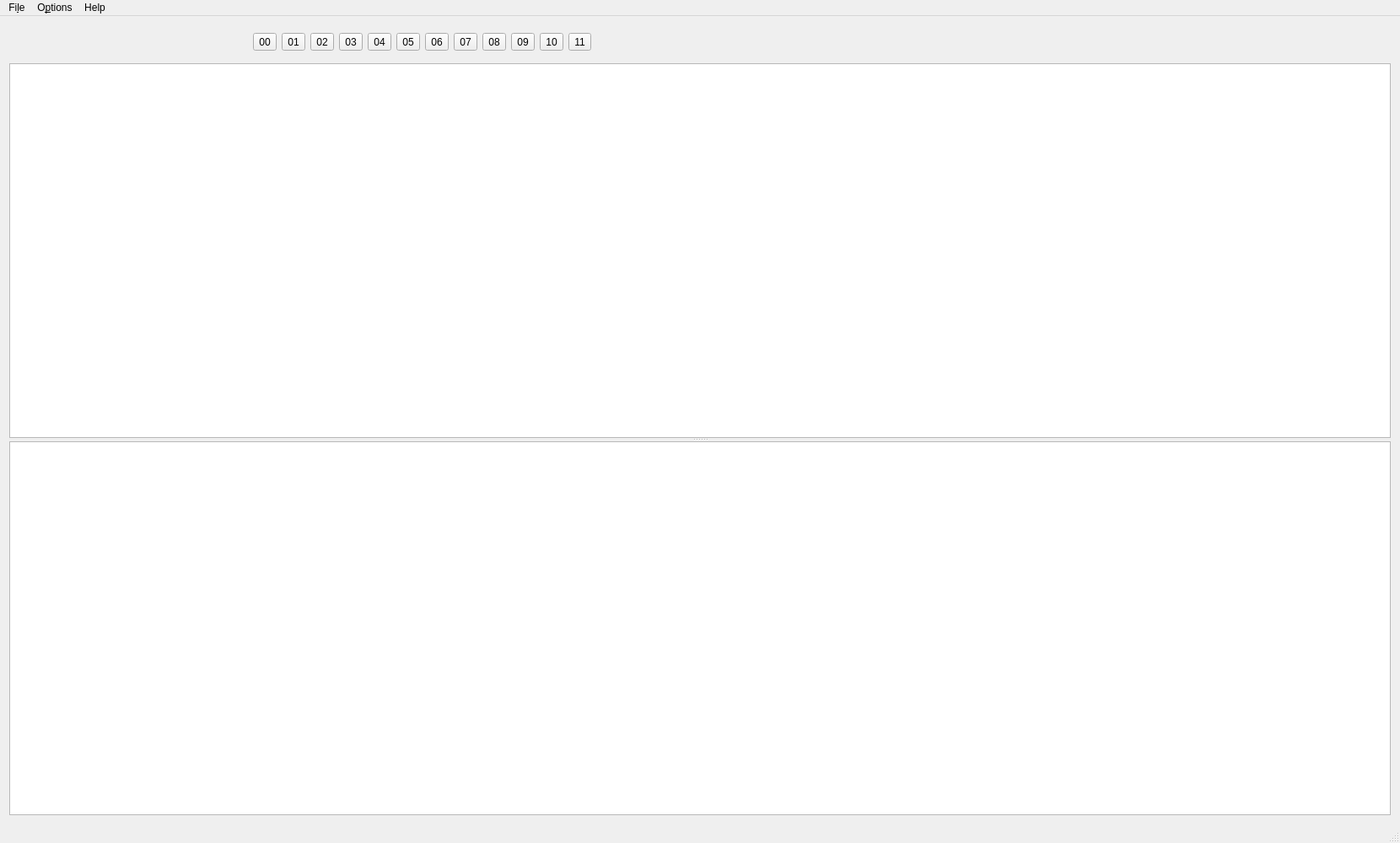
<?xml version="1.0" encoding="UTF-8"?>
<ui version="4.0">
 <class>PCNMainWindow</class>
 <widget class="QMainWindow" name="PCNMainWindow">
  <property name="geometry">
   <rect>
    <x>0</x>
    <y>0</y>
    <width>1660</width>
    <height>999</height>
   </rect>
  </property>
  <property name="windowTitle">
   <string>PC-NAVTEX</string>
  </property>
  <property name="windowIcon">
   <iconset resource="pc-navtex.qrc">
    <normaloff>:/resources/icon32x32/pc-navtex.png</normaloff>:/resources/icon32x32/pc-navtex.png</iconset>
  </property>
  <widget class="QWidget" name="centralWidget">
   <layout class="QVBoxLayout" name="verticalLayout">
    <item>
     <layout class="QHBoxLayout" name="horizontalLayout">
      <item>
       <widget class="QToolButton" name="tbtA">
        <property name="toolTip">
         <string/>
        </property>
        <property name="text">
         <string/>
        </property>
        <property name="icon">
         <iconset resource="pc-navtex.qrc">
          <normaloff>:/resources/icon32x32/TAp.png</normaloff>
          <normalon>:/resources/icon32x32/TAa.png</normalon>:/resources/icon32x32/TAp.png</iconset>
        </property>
        <property name="iconSize">
         <size>
          <width>32</width>
          <height>32</height>
         </size>
        </property>
        <property name="checkable">
         <bool>true</bool>
        </property>
        <property name="autoRaise">
         <bool>true</bool>
        </property>
       </widget>
      </item>
      <item>
       <widget class="QToolButton" name="tbtB">
        <property name="toolTip">
         <string/>
        </property>
        <property name="text">
         <string/>
        </property>
        <property name="icon">
         <iconset resource="pc-navtex.qrc">
          <normaloff>:/resources/icon32x32/TBp.png</normaloff>
          <normalon>:/resources/icon32x32/TBa.png</normalon>:/resources/icon32x32/TBp.png</iconset>
        </property>
        <property name="iconSize">
         <size>
          <width>32</width>
          <height>32</height>
         </size>
        </property>
        <property name="checkable">
         <bool>true</bool>
        </property>
        <property name="autoRaise">
         <bool>true</bool>
        </property>
       </widget>
      </item>
      <item>
       <widget class="QToolButton" name="tbtC">
        <property name="toolTip">
         <string/>
        </property>
        <property name="text">
         <string/>
        </property>
        <property name="icon">
         <iconset resource="pc-navtex.qrc">
          <normaloff>:/resources/icon32x32/TCp.png</normaloff>
          <normalon>:/resources/icon32x32/TCa.png</normalon>:/resources/icon32x32/TCp.png</iconset>
        </property>
        <property name="iconSize">
         <size>
          <width>32</width>
          <height>32</height>
         </size>
        </property>
        <property name="checkable">
         <bool>true</bool>
        </property>
        <property name="autoRaise">
         <bool>true</bool>
        </property>
       </widget>
      </item>
      <item>
       <widget class="QToolButton" name="tbtD">
        <property name="toolTip">
         <string/>
        </property>
        <property name="text">
         <string/>
        </property>
        <property name="icon">
         <iconset resource="pc-navtex.qrc">
          <normaloff>:/resources/icon32x32/TDp.png</normaloff>
          <normalon>:/resources/icon32x32/TDa.png</normalon>:/resources/icon32x32/TDp.png</iconset>
        </property>
        <property name="iconSize">
         <size>
          <width>32</width>
          <height>32</height>
         </size>
        </property>
        <property name="checkable">
         <bool>true</bool>
        </property>
        <property name="autoRaise">
         <bool>true</bool>
        </property>
       </widget>
      </item>
      <item>
       <widget class="QToolButton" name="tbtE">
        <property name="toolTip">
         <string/>
        </property>
        <property name="text">
         <string/>
        </property>
        <property name="icon">
         <iconset resource="pc-navtex.qrc">
          <normaloff>:/resources/icon32x32/TEp.png</normaloff>
          <normalon>:/resources/icon32x32/TEa.png</normalon>:/resources/icon32x32/TEp.png</iconset>
        </property>
        <property name="iconSize">
         <size>
          <width>32</width>
          <height>32</height>
         </size>
        </property>
        <property name="checkable">
         <bool>true</bool>
        </property>
        <property name="autoRaise">
         <bool>true</bool>
        </property>
       </widget>
      </item>
      <item>
       <widget class="QToolButton" name="tbt0">
        <property name="toolTip">
         <string/>
        </property>
        <property name="text">
         <string/>
        </property>
        <property name="icon">
         <iconset resource="pc-navtex.qrc">
          <normaloff>:/resources/icon32x32/TZp.png</normaloff>
          <normalon>:/resources/icon32x32/TZa.png</normalon>:/resources/icon32x32/TZp.png</iconset>
        </property>
        <property name="iconSize">
         <size>
          <width>32</width>
          <height>32</height>
         </size>
        </property>
        <property name="checkable">
         <bool>true</bool>
        </property>
        <property name="autoRaise">
         <bool>true</bool>
        </property>
       </widget>
      </item>
      <item>
       <widget class="QLabel" name="label">
        <property name="text">
         <string/>
        </property>
       </widget>
      </item>
      <item>
       <widget class="QToolButton" name="tbt00">
        <property name="text">
         <string>00</string>
        </property>
       </widget>
      </item>
      <item>
       <widget class="QToolButton" name="tbt01">
        <property name="text">
         <string>01</string>
        </property>
       </widget>
      </item>
      <item>
       <widget class="QToolButton" name="tbt02">
        <property name="text">
         <string>02</string>
        </property>
       </widget>
      </item>
      <item>
       <widget class="QToolButton" name="tbt03">
        <property name="text">
         <string>03</string>
        </property>
       </widget>
      </item>
      <item>
       <widget class="QToolButton" name="tbt04">
        <property name="text">
         <string>04</string>
        </property>
       </widget>
      </item>
      <item>
       <widget class="QToolButton" name="tbt05">
        <property name="text">
         <string>05</string>
        </property>
       </widget>
      </item>
      <item>
       <widget class="QToolButton" name="tbt06">
        <property name="text">
         <string>06</string>
        </property>
       </widget>
      </item>
      <item>
       <widget class="QToolButton" name="tbt07">
        <property name="text">
         <string>07</string>
        </property>
       </widget>
      </item>
      <item>
       <widget class="QToolButton" name="tbt08">
        <property name="text">
         <string>08</string>
        </property>
       </widget>
      </item>
      <item>
       <widget class="QToolButton" name="tbt09">
        <property name="text">
         <string>09</string>
        </property>
       </widget>
      </item>
      <item>
       <widget class="QToolButton" name="tbt10">
        <property name="text">
         <string>10</string>
        </property>
       </widget>
      </item>
      <item>
       <widget class="QToolButton" name="tbt11">
        <property name="text">
         <string>11</string>
        </property>
       </widget>
      </item>
      <item>
       <spacer name="horizontalSpacer">
        <property name="orientation">
         <enum>Qt::Horizontal</enum>
        </property>
        <property name="sizeHint" stdset="0">
         <size>
          <width>40</width>
          <height>20</height>
         </size>
        </property>
       </spacer>
      </item>
      <item>
       <widget class="QLabel" name="labMessage">
        <property name="text">
         <string/>
        </property>
        <property name="pixmap">
         <pixmap resource="pc-navtex.qrc">:/resources/icon32x32/message-passiv.png</pixmap>
        </property>
       </widget>
      </item>
      <item>
       <widget class="QLabel" name="labDownload">
        <property name="text">
         <string/>
        </property>
        <property name="pixmap">
         <pixmap resource="pc-navtex.qrc">:/resources/icon32x32/down-passiv.png</pixmap>
        </property>
       </widget>
      </item>
     </layout>
    </item>
    <item>
     <widget class="QSplitter" name="splitter">
      <property name="orientation">
       <enum>Qt::Vertical</enum>
      </property>
      <widget class="QTableView" name="tbvMessages">
       <property name="editTriggers">
        <set>QAbstractItemView::NoEditTriggers</set>
       </property>
       <property name="showDropIndicator" stdset="0">
        <bool>false</bool>
       </property>
       <property name="dragDropOverwriteMode">
        <bool>false</bool>
       </property>
       <property name="selectionBehavior">
        <enum>QAbstractItemView::SelectRows</enum>
       </property>
       <property name="horizontalScrollMode">
        <enum>QAbstractItemView::ScrollPerPixel</enum>
       </property>
       <property name="sortingEnabled">
        <bool>true</bool>
       </property>
      </widget>
      <widget class="QPlainTextEdit" name="tedMessage"/>
     </widget>
    </item>
   </layout>
  </widget>
  <widget class="QMenuBar" name="menuBar">
   <property name="geometry">
    <rect>
     <x>0</x>
     <y>0</y>
     <width>1660</width>
     <height>26</height>
    </rect>
   </property>
   <widget class="QMenu" name="menuFile">
    <property name="title">
     <string>Fi&amp;le</string>
    </property>
    <addaction name="separator"/>
    <addaction name="actionExit"/>
   </widget>
   <widget class="QMenu" name="menuOptions">
    <property name="title">
     <string>O&amp;ptions</string>
    </property>
    <addaction name="actionStations_Filter_490"/>
    <addaction name="actionStations_Filter_518"/>
    <addaction name="actionStation_Names"/>
    <addaction name="actionPreferences"/>
    <addaction name="actionCustomizeToolbar"/>
   </widget>
   <widget class="QMenu" name="menuHelp">
    <property name="title">
     <string>Help</string>
    </property>
    <addaction name="actionAbout"/>
   </widget>
   <addaction name="menuFile"/>
   <addaction name="menuOptions"/>
   <addaction name="menuHelp"/>
  </widget>
  <widget class="QStatusBar" name="statusbar"/>
  <action name="actionExit">
   <property name="text">
    <string>&amp;Exit</string>
   </property>
  </action>
  <action name="actionStations_Filter_518">
   <property name="text">
    <string>&amp;Stations Filter 518 kHz</string>
   </property>
  </action>
  <action name="actionStation_Names">
   <property name="text">
    <string>Station &amp;Names</string>
   </property>
  </action>
  <action name="actionStations_Filter_490">
   <property name="text">
    <string>Stations &amp;Filter 490 kHz</string>
   </property>
  </action>
  <action name="actionPreferences">
   <property name="text">
    <string>&amp;Preferences</string>
   </property>
  </action>
  <action name="actionCustomizeToolbar">
   <property name="text">
    <string>Customize Toolbar</string>
   </property>
  </action>
  <action name="actionAbout">
   <property name="icon">
    <iconset resource="pc-navtex.qrc">
     <normaloff>:/resources/icon24x24/help.png</normaloff>:/resources/icon24x24/help.png</iconset>
   </property>
   <property name="text">
    <string>About</string>
   </property>
  </action>
 </widget>
 <layoutdefault spacing="6" margin="11"/>
 <resources>
  <include location="pc-navtex.qrc"/>
 </resources>
 <connections>
  <connection>
   <sender>actionExit</sender>
   <signal>triggered()</signal>
   <receiver>PCNMainWindow</receiver>
   <slot>close()</slot>
   <hints>
    <hint type="sourcelabel">
     <x>-1</x>
     <y>-1</y>
    </hint>
    <hint type="destinationlabel">
     <x>370</x>
     <y>271</y>
    </hint>
   </hints>
  </connection>
 </connections>
</ui>
